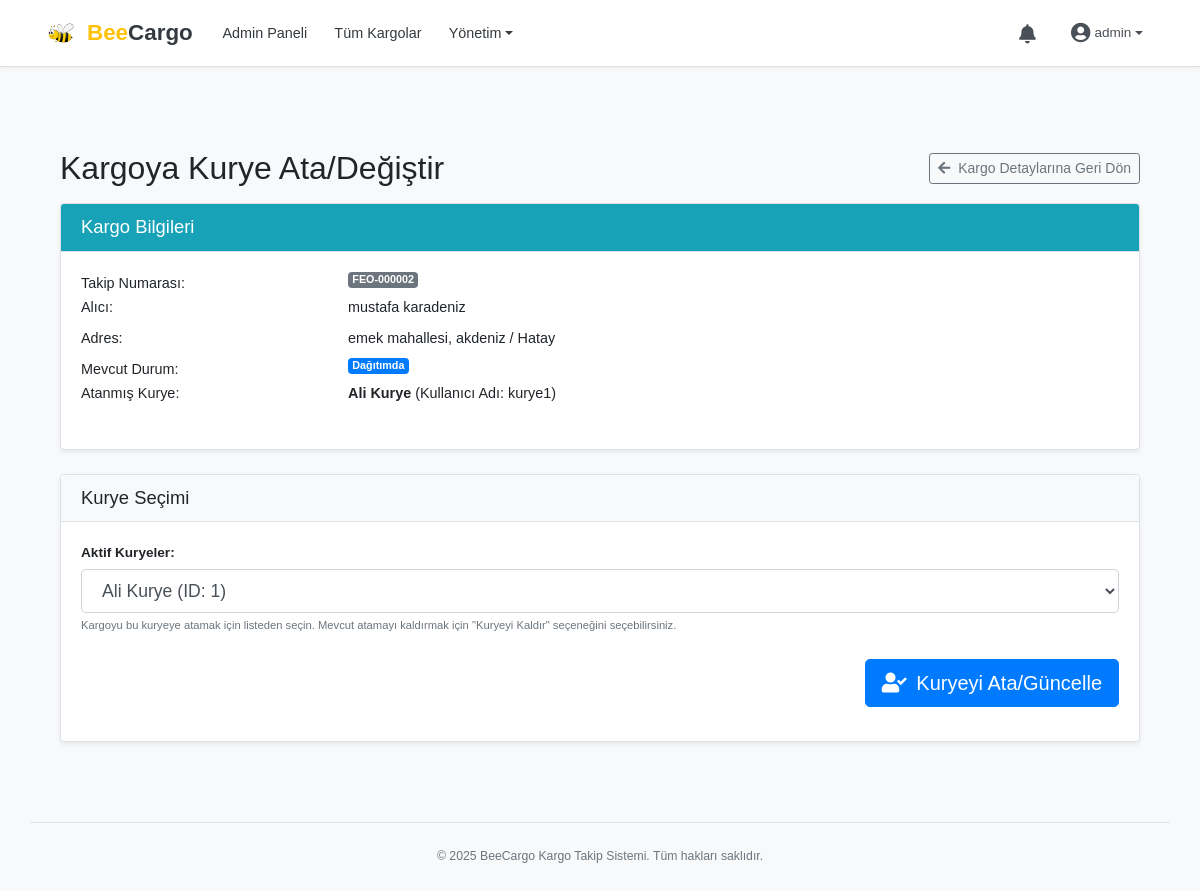
The page /admin/assign_courier/2 (signed in) on the database its author committed.
### app/models.py (models this page shows, shortened)
class Kargolar(db.Model):
    __tablename__ = 'kargolar'
    id = db.Column(db.Integer, primary_key=True)
    isletme_id = db.Column(db.Integer, db.ForeignKey('isletmeler.id'), nullable=False)
    takip_numarasi = db.Column(db.String(50), unique=True, nullable=False)
    alici_adi_soyadi = db.Column(db.String(150), nullable=False)
    alici_telefon = db.Column(db.String(20), nullable=False) # Bu zaten zorunlu
    alici_email = db.Column(db.String(120), nullable=True)
    alici_adres = db.Column(db.Text, nullable=False)
    alici_sehir = db.Column(db.String(100), nullable=False) # KKTC için bu "İlçe" olacak
    alici_ilce = db.Column(db.String(100), nullable=True)  # KKTC için bu "Köy/Mahalle" olacak
    urun_bedeli_alici_tahsil = db.Column(db.Numeric(10, 2), nullable=False, default=0.00)
    kargo_ucreti_isletme_borcu = db.Column(db.Numeric(10, 2), nullable=False, default=0.00)
    kargo_ucreti_alici_tahsil = db.Column(db.Numeric(10, 2), default=0.00)
    toplam_tahsil_edilecek_alici = db.Column(db.Numeric(10, 2), default=0.00)
    isletmeye_aktarilacak_tutar = db.Column(db.Numeric(10, 2), default=0.00)
    odeme_yontemi_teslimde = db.Column(db.String(50), nullable=True)
    odeme_durumu_alici = db.Column(db.String(50), nullable=False, default="Alıcıdan Ödeme Bekleniyor")
    kargo_durumu = db.Column(db.Enum(KargoDurumEnum),
                             nullable=False,
                             default=KargoDurumEnum.HAZIRLANIYOR)
    ozel_not = db.Column(db.Text, nullable=True)
    planlanan_teslim_tarihi = db.Column(db.Date, nullable=True)
    teslim_tarihi = db.Column(db.DateTime, nullable=True)
    pdf_yolu = db.Column(db.String(255), nullable=True)
    isletmeye_aktarildi_mi = db.Column(db.Boolean, default=False)
    olusturulma_tarihi = db.Column(db.DateTime, default=datetime.now)
    guncellenme_tarihi = db.Column(db.DateTime, default=datetime.now, onupdate=datetime.now)
    kurye_id = db.Column(db.Integer, db.ForeignKey('kuryeler.id'), nullable=True)
    alici_gecici_enlem = db.Column(db.Float, nullable=True)
    alici_gecici_boylam = db.Column(db.Float, nullable=True)
    alici_gecici_konum_zamani = db.Column(db.DateTime, nullable=True)
    odeme_iliskileri = db.relationship('OdemeKargoIliskileri', backref='kargo', lazy='dynamic')

class Kuryeler(db.Model):
    __tablename__ = 'kuryeler'
    id = db.Column(db.Integer, primary_key=True)
    ad_soyad = db.Column(db.String(150), nullable=False)
    kullanici_adi = db.Column(db.String(80), unique=True, nullable=False)
    sifre_hash = db.Column(db.String(255), nullable=False)
    telefon = db.Column(db.String(20), unique=True, nullable=False) # GÜNCELLENDİ: nullable=False, unique=True (Eğer farklı kuryeler aynı tel no'yu kullanamazsa)
    email = db.Column(db.String(120), unique=True, nullable=True)
    aktif_mi = db.Column(db.Boolean, default=True, nullable=False)
    olusturulma_tarihi = db.Column(db.DateTime, default=datetime.now)
    guncellenme_tarihi = db.Column(db.DateTime, default=datetime.now, onupdate=datetime.now)
    atanmis_kargolar = db.relationship('Kargolar', backref='atanan_kurye', lazy='dynamic', foreign_keys='Kargolar.kurye_id')
    bildirimler = db.relationship('Bildirimler', backref='kurye_bildirimleri', lazy='dynamic', foreign_keys='Bildirimler.kurye_id')

### app/routes_admin.py (the view, shortened to what this page needs)
@bp_admin.route('/assign_courier/<int:kargo_id>', methods=['GET', 'POST'])
def assign_courier(kargo_id):
    if 'admin_id' not in session:
        flash('Bu işlemi yapmak için admin olarak giriş yapmalısınız.', 'error')
        return redirect(url_for('bp_admin.login'))
    kargo = Kargolar.query.get_or_404(kargo_id)
    non_assignable_final_statuses = [
        KargoDurumEnum.TESLIM_EDILDI,
        KargoDurumEnum.IADE_EDILDI_ISLETMEYE,
        KargoDurumEnum.IPTAL_EDILDI_ADMIN,
        KargoDurumEnum.IPTAL_EDILDI_ISLETME
    ]
    if kargo.kargo_durumu in non_assignable_final_statuses:
        flash(f"Bu kargonun ({kargo.kargo_durumu.value}) durumu kurye atamaya/değiştirmeye uygun değil.", "warning")
        return redirect(url_for('bp_admin.shipment_details', kargo_id=kargo_id))
    aktif_kuryeler = Kuryeler.query.filter_by(aktif_mi=True).order_by(Kuryeler.ad_soyad).all()
    return render_template('admin_assign_courier.html', kargo=kargo, kuryeler=aktif_kuryeler, KargoDurumEnum=KargoDurumEnum)

### app/templates/admin_assign_courier.html (shortened to what this page needs)
﻿{% extends "base.html" %}
{% block content %}
<div class="container mt-4 mb-5">
    <div class="d-flex justify-content-between align-items-center mb-3">
        <h2 class="mb-0">Kargoya Kurye Ata/Değiştir</h2>
        <a href="{{ url_for('bp_admin.shipment_details', kargo_id=kargo.id) }}" class="btn btn-outline-secondary btn-sm">
            <i class="fas fa-arrow-left mr-1"></i> Kargo Detaylarına Geri Dön
        </a>
    </div>
    <div class="card shadow-sm">
        <div class="card-header bg-info text-white">
            <h3 class="mb-0 h5">Kargo Bilgileri</h3>
        </div>
        <div class="card-body">
            <dl class="row">
                <dt class="col-sm-3">Takip Numarası:</dt>
                <dd class="col-sm-9"><span class="badge badge-secondary">{{ kargo.takip_numarasi }}</span></dd>
                <dt class="col-sm-3">Alıcı:</dt>
                <dd class="col-sm-9">{{ kargo.alici_adi_soyadi }}</dd>
                <dt class="col-sm-3">Adres:</dt>
                <dd class="col-sm-9">{{ kargo.alici_adres }}, {{ kargo.alici_ilce if kargo.alici_ilce else '' }} / {{ kargo.alici_sehir }}</dd>
                <dt class="col-sm-3">Mevcut Durum:</dt>
                <dd class="col-sm-9"><span class="badge badge-primary">{{ kargo.kargo_durumu.value }}</span></dd>
                <dt class="col-sm-3">Atanmış Kurye:</dt>
                <dd class="col-sm-9">
                    {% if kargo.atanan_kurye %}
                    <strong>{{ kargo.atanan_kurye.ad_soyad }}</strong> (Kullanıcı Adı: {{ kargo.atanan_kurye.kullanici_adi }})
                    {% else %}
                    <span class="text-muted">Henüz kurye atanmamış.</span>
                    {% endif %}
                </dd>
            </dl>
        </div>
    </div>
    <div class="card shadow-sm mt-4">
        <div class="card-header">
            <h3 class="mb-0 h5">Kurye Seçimi</h3>
        </div>
        <div class="card-body">
            <form method="POST" action="{{ url_for('bp_admin.assign_courier', kargo_id=kargo.id) }}">
                <div class="form-group">
                    <label for="kurye_id"><strong>Aktif Kuryeler:</strong></label>
                    <select name="kurye_id" id="kurye_id" class="form-control form-control-lg" required>
                        {% if kuryeler %}
                        {% for kurye_item in kuryeler %}
                        <option value="{{ kurye_item.id }}" {% if kargo.kurye_id==kurye_item.id %}selected{% endif %}>
                            {{ kurye_item.ad_soyad }} (ID: {{ kurye_item.id }})
                        </option>
                        {% endfor %}
                        {% else %}
                        <option value="" disabled>Sistemde aktif kurye bulunmamaktadır.</option>
                        {% endif %}
                    </select>
                    <small class="form-text text-muted">
                        Kargoyu bu kuryeye atamak için listeden seçin. Mevcut atamayı kaldırmak için "Kuryeyi Kaldır" seçeneğini seçebilirsiniz.
                    </small>
                </div>
                <div class="mt-4 text-right">
                    <button type="submit" class="btn btn-primary btn-lg">
                        <i class="fas fa-user-check mr-1"></i> Kuryeyi Ata/Güncelle
                    </button>
                </div>
            </form>
        </div>
    </div>
</div>
{% endblock %}
{% block head_extra %}
<link rel="stylesheet" href="https://cdnjs.cloudflare.com/ajax/libs/font-awesome/5.15.3/css/all.min.css">
{% endblock %}

### app/static/css/style.css (style rules this page uses)
html { overflow-y: scroll; font-size: 16px; height: 100%; }
body { padding-top: 78px; background-color: #f8f9fa; display: flex; flex-direction: column; min-height: 100%; font-family: 'Poppins', sans-serif; font-size: 0.9rem; color: #212529; line-height: 1.6; }
.card { margin-bottom: 1.5rem; border: 1px solid #dee2e6; box-shadow: 0 0.125rem 0.25rem rgba(0,0,0,.05); }
.card-header { background-color: #f8f9fa; border-bottom: 1px solid #dee2e6; padding: .75rem 1.25rem; }
.card-header h2.h5, .card-header h3.h5, .card-header h5 { font-size: 1.05rem; font-weight: 600; margin-bottom: 0; }
.form-group label { font-weight: 500; margin-bottom: 0.3rem; font-size: 0.85rem; }
.form-group small.form-text { font-size: 0.78em; }

### app/templates/admin_assign_courier.html (style rules this page uses)
.card-header h3.h5 { font-size: 1.15rem; font-weight: 500; }
dl.row dt { font-weight: 500; }
.form-control-lg { font-size: 1.1rem; }

### rows shown on the page
Kargolar: takip_numarasi "FEO-000002", alici_adi_soyadi "mustafa karadeniz", alici_adres "emek mahallesi", alici_ilce "akdeniz", alici_sehir "Hatay", kargo_durumu.value "Dağıtımda", kurye_id "Ali Kurye (ID: 1)"
Kuryeler: atanan_kurye.ad_soyad "Ali Kurye", atanan_kurye.kullanici_adi "kurye1"

### other values the page prints
{{ session.get('admin_kullanici_adi', 'Admin') }} "admin"
